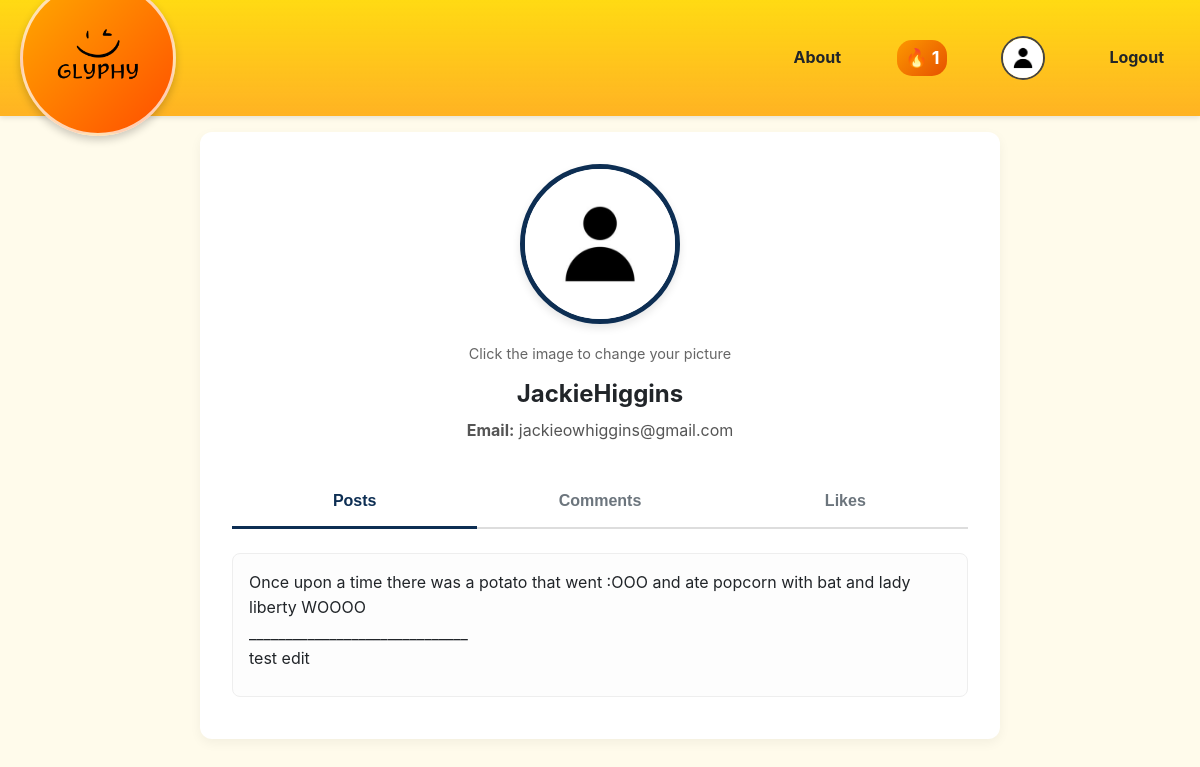
The app's page /profile (signed in) with its own data.
### app/models.py (models this page shows, shortened)
class User(UserMixin, db.Model):
    id = db.Column(db.Integer, primary_key=True)
    username = db.Column(db.String(100), unique=True, nullable=False)
    email = db.Column(db.String(120), unique=True, nullable=False)
    password_hash = db.Column(db.String(162))
    current_streak = db.Column(db.Integer, default=0)  # Current posting streak
    last_story_date = db.Column(db.Date)  # Last date when user posted a story
    stories = db.relationship('Story', backref='author', lazy='dynamic')
    comments = db.relationship('Comments', backref='author', lazy='dynamic')

class Story(db.Model):
    id = db.Column(db.Integer, primary_key=True)
    content = db.Column(db.Text, nullable=False)
    timestamp = db.Column(db.DateTime, index=True, default=datetime.utcnow)
    likes = db.Column(db.Integer, nullable=False, default=0)
    user_id = db.Column(db.Integer, db.ForeignKey('user.id'))
    daily_emoji_id = db.Column(db.Integer, db.ForeignKey('daily_emoji.id'))
    comments = db.relationship('Comments', backref='story', lazy='dynamic')

### app/main_views.py (the view, shortened to what this page needs)
@main.route('/profile')
@login_required
def profile():
    user_posts = Story.query.filter_by(author=current_user).order_by(Story.timestamp.desc()).all()
    raw_comments = Comments.query.filter_by(user_id=current_user.id).order_by(Comments.created.desc()).all()
    user_comments = []
    liked_ids = session.get('liked_stories', [])
    user_likes = []
    return render_template('user.html',
                           current_user=current_user,
                           user_posts=user_posts,
                           user_comments=user_comments,
                           user_likes=user_likes)

### app/__init__.py (called while the page is built)
def create_app(config_class=Config):
    app = Flask(__name__)
    app.config.from_object(config_class)
    db.init_app(app)
    login_manager.init_app(app)
    login_manager.login_view = 'auth.login_register'
    login_manager.login_message_category = 'info'
    from .main_views import main as main_blueprint
    app.register_blueprint(main_blueprint)
    from .auth_views import auth as auth_blueprint
    app.register_blueprint(auth_blueprint, url_prefix='/auth')
    @login_manager.user_loader
    def load_user(user_id):
        return User.query.get(int(user_id))
    @app.context_processor
    def inject_streak():
        return {'current_streak': current_user.current_streak if current_user.is_authenticated else 0}
    with app.app_context():
        db.create_all()
    return app

### app/templates/user.html (shortened to what this page needs)
{% extends "layout.html" %}
{% block content %}
<div class="content-card">
    <div class="profile-header">
        <div class="profile-pic-wrapper">
            <form id="profile-pic-form" action="{{ url_for('main.profile') }}" method="POST" enctype="multipart/form-data">
                <label for="profile-pic-input">
                    <img src="{{ current_user.profile_pic or url_for('static', filename='images/default_pfp.png') }}"
                         alt="Profile Picture"
                         class="profile-pic">
                </label>
            </form>
            <small>Click the image to change your picture</small>
        </div>
        <h2>{{ current_user.username }}</h2>
        <p>
            <strong>Email:</strong> {{ current_user.email }}
        </p>
    </div>
    <div class="profile-tabs">
        <button class="tab-button active" onclick="showTab('posts')">Posts</button>
        <button class="tab-button" onclick="showTab('comments')">Comments</button>
        <button class="tab-button" onclick="showTab('likes')">Likes</button>
    </div>
    <div id="posts" class="tab-content">
        {% if user_posts %}
            {% for post in user_posts %}
                <div class="post-item">
                    <p>{{ post.content }}</p>
                </div>
            {% endfor %}
        {% else %}
            <p class="no-content">No posts yet.</p>
        {% endif %}
    </div>
</div>
{% endblock %}

### app/templates/layout.html (shortened to what this page needs)
<!DOCTYPE html>
<html lang="en">
<head>
    <link rel="stylesheet" href="{{ url_for('static', filename='style.css') }}">
</head>
<body>
    <header class="header">
        <div class="header-left">
            <a href="{{ url_for('main.index') }}" class="logo-link">
                <img src="{{ url_for('static', filename='images/Glyphy.png') }}"
                     alt="Glyph Logo">
            </a>
        </div>
        <div class="header-right" style="display:flex; align-items:center; gap:40px;">
            <a href="{{ url_for('main.about') }}" class="nav-link">About</a>
            {% if current_user.is_authenticated %}
                <a href="{{ url_for('main.streak') }}" class="streak-badge">
                    🔥 <span class="streak-count">{{ current_streak }}</span>
                </a>
                <a href="{{ url_for('main.profile') }}" class="profile-link">
                    <img src="{{ current_user.profile_pic or url_for('static', filename='images/default_pfp.png') }}"
                         alt="{{ current_user.username }}'s Profile"
                         style="width:40px; height:40px; border-radius:50%; border:2px solid #444; object-fit:cover; transition: transform 0.2s ease;"
                         onmouseover="this.style.transform='scale(1.1)'"
                         onmouseout="this.style.transform='scale(1)'">
                </a>
                <a href="{{ url_for('auth.logout') }}" class="nav-link">Logout</a>
            {% else %}
                <a href="{{ url_for('auth.login_register') }}" class="nav-link">Sign In</a>
            {% endif %}
        </div>
    </header>
    <main class="main-content">
        {% block content %}{% endblock %}
    </main>
</body>
</html>

### app/static/style.css (style rules this page uses)
:root { --primary-blue: #007BFF; --primary-hover: #0056b3; --dark-blue: #0d2e53; --dark-blue-hover: #1a5c9a; --golden-yellow: rgba(255, 193, 7, 0.85); --dark-orange: rgba(255, 140, 0, 0.9); --dark-orange-hover: #D97706; --white: #ffffff; --light-gray: #f8f9fa; --medium-gray: #6c757d; --medium-gray-hover: #5a6268; --light-cream: #FFFBEB; --dark-text: #212529; --success: #28a745; --warning: #ffc107; --danger: #dc3545; }
body { font-family: -apple-system, BlinkMacSystemFont, 'Segoe UI', Roboto, Oxygen, Ubuntu, Cantarell, sans-serif; line-height: 1.6; margin: 0; padding: 0; background-color: var(--light-cream); color: var(--dark-text); padding-top: 100px; }
.main-content { max-width: 800px; margin: 2rem auto; padding: 0 1rem; }
.content-card { background: var(--white); border-radius: 12px; padding: 2rem; box-shadow: 0 4px 12px rgba(0,0,0,0.05); }
.header { position: fixed; top: 0; left: 0; width: 100%; z-index: 1000; box-sizing: border-box; background-image: linear-gradient(to bottom, rgba(255, 215, 0, 0.92), rgba(255, 165, 0, 0.85)); padding: 10px 20px; color: var(--dark-text); display: flex; justify-content: space-between; align-items: center; box-shadow: 0 2px 5px rgba(0,0,0,0.1); }
.logo-link { text-decoration: none; color: white; display: flex; align-items: center; }
.logo-link img { height: 140px; width: 140px; object-fit: contain; border-radius: 50%; background-image: linear-gradient(135deg, #FFAA00, #FF4E00); border: 3px solid rgba(255, 255, 255, 0.7); padding: 5px; box-shadow: 0 4px 8px rgba(0,0,0,0.2); margin-right: 10px; margin-top: -30px; margin-bottom: -30px; transition: transform 0.2s ease-in-out; }
.nav-link { color: var(--dark-text); text-decoration: none; font-weight: bold; padding: 0.5rem 1rem; border-radius: 4px; transition: background-color 0.2s; }
.profile-link { color: white; text-decoration: none; font-weight: 600; padding: 0.25rem 0.5rem; border-radius: 4px; transition: background-color 0.2s; display: flex; align-items: center; }
.streak-badge { display: flex; align-items: center; background-image: linear-gradient(135deg, #fd9800, #e65100); color: white; padding: 4px 8px; border-radius: 15px; font-size: 18px; margin-right: 6px; text-decoration: none; transition: transform 0.2s ease-in-out, filter 0.2s ease-in-out; }
.streak-count { margin-left: 4px; font-weight: bold; }
.profile-header { display: flex; flex-direction: column; align-items: center; justify-content: center; text-align: center; margin-bottom: 2rem; }
.profile-pic-wrapper { position: relative; text-align: center; }
.profile-pic { width: 150px; height: 150px; border-radius: 50%; border: 5px solid var(--dark-blue); object-fit: cover; box-shadow: 0 4px 8px rgba(0,0,0,0.1); transition: all 0.3s ease; }
.profile-pic-wrapper label { cursor: pointer; }
.profile-pic-wrapper small { color: #666; font-size: 0.9em; margin-top: 10px; display: block; }
.profile-header h2 { margin: 10px 0 0 0; color: var(--dark-text); }
.profile-header p { color: #555; margin: 5px 0 0 0; }
.profile-tabs { width: 100%; text-align: center; border-bottom: 2px solid #ddd; display: flex; justify-content: space-around; margin-bottom: 1.5rem; }
.tab-button { flex: 1; padding: 1rem 0.5rem; background: none; border: none; font-weight: 600; cursor: pointer; color: var(--medium-gray); font-size: 1rem; border-bottom: 3px solid transparent; margin-bottom: -2px; transition: all 0.2s; }
.tab-button.active { color: var(--dark-blue); border-bottom-color: var(--dark-blue); }
.tab-content { text-align: left; }
.tab-content .post-item { background: #fdfdfd; border: 1px solid #eee; border-radius: 8px; padding: 1rem; margin-bottom: 10px; }
.tab-content .post-item p { margin: 0; white-space: pre-wrap; word-wrap: break-word; overflow-wrap: break-word; }

### records on screen
User: username "JackieHiggins", email "jackieowhiggins@gmail.com"
Story: content "Once upon a time there was a potato that went :OOO and ate popcorn with bat and lady liberty WOOOO ______________________________ test edit"

### other values on screen
{{ current_streak }} "1"
